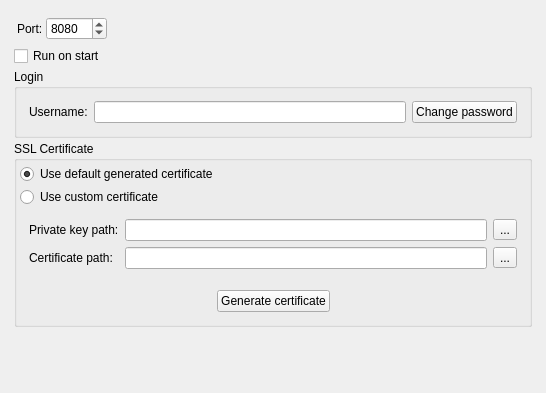
<?xml version="1.0" encoding="UTF-8"?>
<ui version="4.0">
 <class>SettingServer</class>
 <widget class="QWidget" name="SettingServer">
  <property name="geometry">
   <rect>
    <x>0</x>
    <y>0</y>
    <width>546</width>
    <height>393</height>
   </rect>
  </property>
  <property name="windowTitle">
   <string>Form</string>
  </property>
  <layout class="QVBoxLayout" name="verticalLayout">
   <item>
    <widget class="QWidget" name="widget" native="true">
     <layout class="QVBoxLayout" name="verticalLayout_2">
      <property name="spacing">
       <number>3</number>
      </property>
      <property name="leftMargin">
       <number>3</number>
      </property>
      <property name="topMargin">
       <number>3</number>
      </property>
      <property name="rightMargin">
       <number>3</number>
      </property>
      <property name="bottomMargin">
       <number>3</number>
      </property>
      <item>
       <widget class="QWidget" name="widget_2" native="true">
        <layout class="QHBoxLayout" name="horizontalLayout">
         <property name="spacing">
          <number>3</number>
         </property>
         <property name="leftMargin">
          <number>3</number>
         </property>
         <property name="topMargin">
          <number>3</number>
         </property>
         <property name="rightMargin">
          <number>3</number>
         </property>
         <property name="bottomMargin">
          <number>3</number>
         </property>
         <item>
          <widget class="QLabel" name="label">
           <property name="text">
            <string>Port:</string>
           </property>
          </widget>
         </item>
         <item>
          <widget class="QSpinBox" name="m_port">
           <property name="minimum">
            <number>2000</number>
           </property>
           <property name="maximum">
            <number>65000</number>
           </property>
           <property name="value">
            <number>8080</number>
           </property>
          </widget>
         </item>
         <item>
          <spacer name="horizontalSpacer_3">
           <property name="orientation">
            <enum>Qt::Horizontal</enum>
           </property>
           <property name="sizeHint" stdset="0">
            <size>
             <width>40</width>
             <height>20</height>
            </size>
           </property>
          </spacer>
         </item>
        </layout>
       </widget>
      </item>
      <item>
       <widget class="QCheckBox" name="m_onStartRun">
        <property name="text">
         <string>Run on start</string>
        </property>
       </widget>
      </item>
      <item>
       <widget class="QGroupBox" name="groupBox">
        <property name="title">
         <string>Login</string>
        </property>
        <layout class="QVBoxLayout" name="verticalLayout_3">
         <property name="spacing">
          <number>3</number>
         </property>
         <property name="leftMargin">
          <number>3</number>
         </property>
         <property name="topMargin">
          <number>3</number>
         </property>
         <property name="rightMargin">
          <number>3</number>
         </property>
         <property name="bottomMargin">
          <number>3</number>
         </property>
         <item>
          <widget class="QWidget" name="widget_3" native="true">
           <layout class="QHBoxLayout" name="horizontalLayout_2">
            <item>
             <widget class="QLabel" name="label_2">
              <property name="text">
               <string>Username:</string>
              </property>
             </widget>
            </item>
            <item>
             <widget class="QLineEdit" name="m_username"/>
            </item>
            <item>
             <widget class="QPushButton" name="m_btnPassword">
              <property name="text">
               <string>Change password</string>
              </property>
             </widget>
            </item>
           </layout>
          </widget>
         </item>
        </layout>
       </widget>
      </item>
      <item>
       <widget class="QGroupBox" name="groupBox_2">
        <property name="title">
         <string>SSL Certificate</string>
        </property>
        <layout class="QVBoxLayout" name="verticalLayout_4">
         <property name="spacing">
          <number>3</number>
         </property>
         <property name="leftMargin">
          <number>3</number>
         </property>
         <property name="topMargin">
          <number>3</number>
         </property>
         <property name="rightMargin">
          <number>3</number>
         </property>
         <property name="bottomMargin">
          <number>3</number>
         </property>
         <item>
          <widget class="QRadioButton" name="m_rbtGenerated">
           <property name="text">
            <string>Use default generated certificate</string>
           </property>
           <property name="checked">
            <bool>true</bool>
           </property>
          </widget>
         </item>
         <item>
          <widget class="QRadioButton" name="m_rbtCustom">
           <property name="text">
            <string>Use custom certificate</string>
           </property>
          </widget>
         </item>
         <item>
          <widget class="QWidget" name="m_customCertificate" native="true">
           <layout class="QGridLayout" name="gridLayout">
            <item row="0" column="0">
             <widget class="QLabel" name="label_3">
              <property name="text">
               <string>Private key path:</string>
              </property>
             </widget>
            </item>
            <item row="0" column="2">
             <widget class="QLineEdit" name="m_leCustomPKey"/>
            </item>
            <item row="1" column="0">
             <widget class="QLabel" name="label_4">
              <property name="text">
               <string>Certificate path:</string>
              </property>
             </widget>
            </item>
            <item row="1" column="2">
             <widget class="QLineEdit" name="m_leCustomCertificate"/>
            </item>
            <item row="0" column="3">
             <widget class="QToolButton" name="tbtPKey">
              <property name="text">
               <string>...</string>
              </property>
              <property name="icon">
               <iconset theme="document-open">
                <normaloff>.</normaloff>.</iconset>
              </property>
             </widget>
            </item>
            <item row="1" column="3">
             <widget class="QToolButton" name="tbtCert">
              <property name="text">
               <string>...</string>
              </property>
              <property name="icon">
               <iconset theme="document-open">
                <normaloff>.</normaloff>.</iconset>
              </property>
             </widget>
            </item>
           </layout>
          </widget>
         </item>
         <item>
          <widget class="QWidget" name="widget_4" native="true">
           <layout class="QHBoxLayout" name="horizontalLayout_3">
            <item>
             <spacer name="horizontalSpacer">
              <property name="orientation">
               <enum>Qt::Horizontal</enum>
              </property>
              <property name="sizeHint" stdset="0">
               <size>
                <width>40</width>
                <height>20</height>
               </size>
              </property>
             </spacer>
            </item>
            <item>
             <widget class="QPushButton" name="btnGenerateCertificate">
              <property name="text">
               <string>Generate certificate</string>
              </property>
             </widget>
            </item>
            <item>
             <spacer name="horizontalSpacer_2">
              <property name="orientation">
               <enum>Qt::Horizontal</enum>
              </property>
              <property name="sizeHint" stdset="0">
               <size>
                <width>40</width>
                <height>20</height>
               </size>
              </property>
             </spacer>
            </item>
           </layout>
          </widget>
         </item>
        </layout>
       </widget>
      </item>
     </layout>
    </widget>
   </item>
   <item>
    <spacer name="verticalSpacer_2">
     <property name="orientation">
      <enum>Qt::Vertical</enum>
     </property>
     <property name="sizeHint" stdset="0">
      <size>
       <width>20</width>
       <height>40</height>
      </size>
     </property>
    </spacer>
   </item>
  </layout>
 </widget>
 <resources/>
 <connections/>
</ui>
